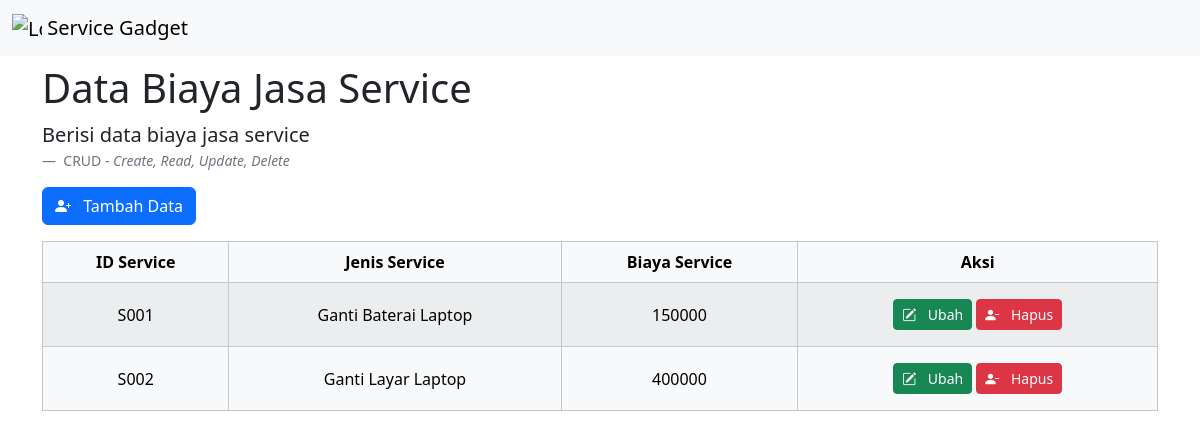
The page /form_service.php on the database as committed earlier.
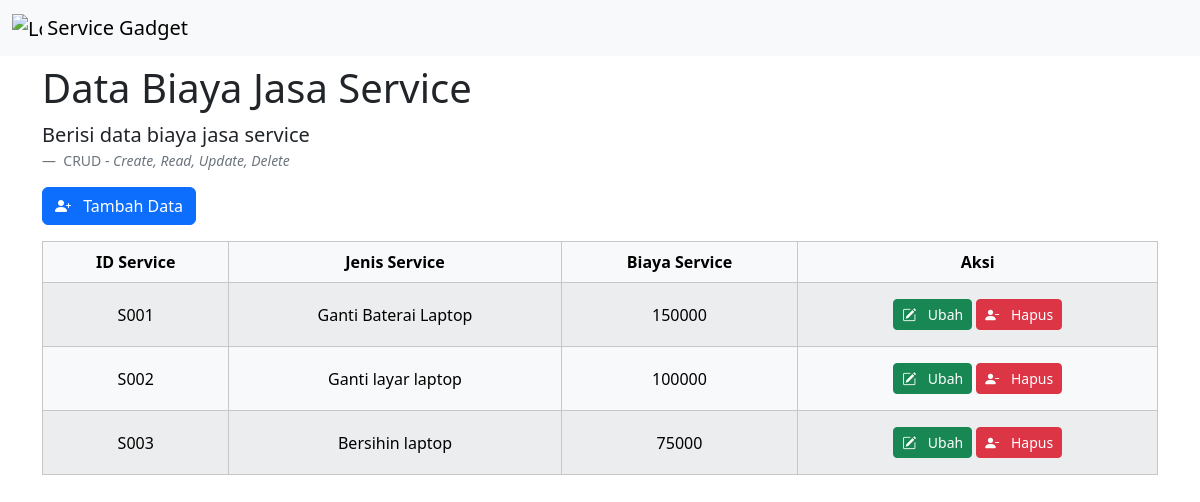
The same page on the database as committed later.
### tables this page shows
CREATE TABLE `service` (
  `id_service` char(10) NOT NULL,
  `jenis_service` varchar(255) NOT NULL,
  `biaya_service` mediumint(9) NOT NULL
);

### form_service.php (the view, shortened to what this page needs)
<?php
include 'koneksi.php';
$query = "SELECT * FROM service;";
$sql = mysqli_query($conn, $query) or die(mysqli_error($conn));
?>
<!DOCTYPE html>
<html lang="en">
<head>
    <link href="css/bootstrap.min.css" rel="stylesheet">
    <link rel="stylesheet" href="bootstrap-icons/bootstrap-icons.min.css">
    <link rel="stylesheet" href="styles.css">
</head>
<body class="pt-5">
    <nav class="navbar fixed-top bg-body-tertiary">
        <div class="container-fluid">
            <a class="navbar-brand" href="#">
                <img src="img/menu_logo.png" alt="Logo" width="30" height="24" class="d-inline-block align-text-top">
                Service Gadget
            </a>
        </div>
    </nav>
    <div class="container">
        <h1 class="mt-3">Data Biaya Jasa Service</h1>
        <figure>
            <blockquote class="blockquote">
                <p>Berisi data biaya jasa service</p>
            </blockquote>
            <figcaption class="blockquote-footer">
                CRUD - <cite title="Source Title">Create, Read, Update, Delete</cite>
            </figcaption>
        </figure>
        <a href="kelola.php?tambah=servis" type="button" class="btn btn-primary mb-3">
            <i class="bi bi-person-plus-fill me-2"></i>
            Tambah Data
        </a>
        <div class="table-responsive">
            <table class="table table-light table-striped table-hover table-bordered align-middle">
                <thead class="text-center">
                    <tr>
                        <th>ID Service</th>
                        <th>Jenis Service</th>
                        <th>Biaya Service</th>
                        <th>Aksi</th>
                    </tr>
                </thead>
                <tbody class="text-center">
                    <?php while ($hasil = mysqli_fetch_assoc($sql)): ?>
                        <tr>
                            <td>
                                <?= $hasil['id_service']; ?>
                            </td>
                            <td>
                                <?= $hasil['jenis_service']; ?>
                            </td>
                            <td>
                                <?= $hasil['biaya_service']; ?>
                            </td>
                            <td>
                                <a href="kelola.php?ubah=<?= $hasil['id_service']; ?>" type="button"
                                    class="btn btn-success btn-sm mb-2 mt-2">
                                    <i class="bi bi-pencil-square me-2"></i>
                                    Ubah
                                </a>
                                <a href="proses.php?hapusService=<?= $hasil['id_service']; ?>" type="button"
                                    class="btn btn-danger btn-sm mb-2 mt-2" onclick="return confirm('Apakah Anda yakin ingin menghapus data ini?')">
                                    <i class="bi bi-person-dash-fill me-2"></i>
                                    Hapus
                                </a>
                            </td>
                        </tr>
                    <?php endwhile; ?>
                </tbody>
            </table>
        </div>
    </div>
</body>
</html>

Rows that differ between the two databases and show on the page:
changed service "S002": jenis_service "Ganti Layar Laptop" → "Ganti layar laptop"; biaya_service "400000" → "100000"
added service: id_service "S003", jenis_service "Bersihin laptop", biaya_service "75000"
